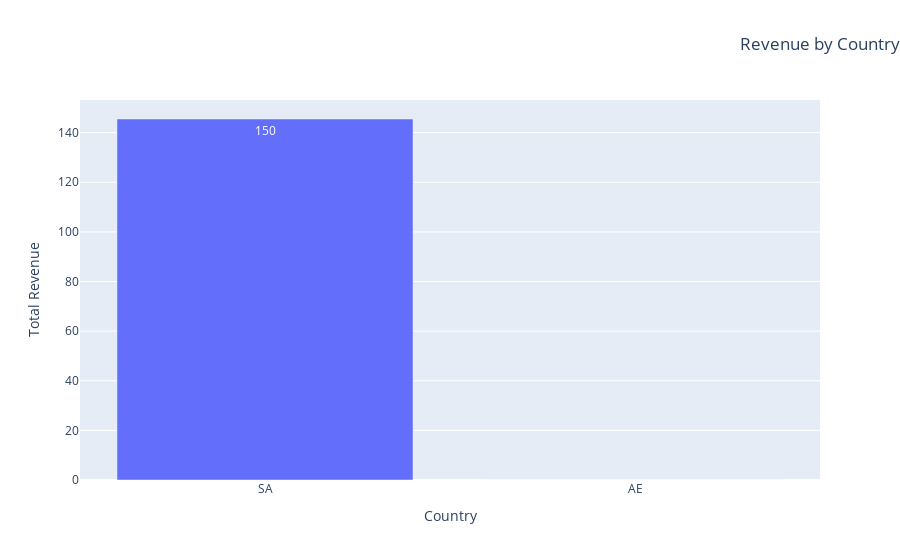

Here is the notebook cell this chart was saved with:
### Code cell
fig = px.bar(
    revenue2,
    x="country",
    y="revenue",
    title="Revenue by Country",
    text_auto=".2s"
)

fig.update_layout(
    xaxis_title="Country",
    yaxis_title="Total Revenue",
    title_x=1
)

save_figure(fig, figures_dir / "revenue_by_country.png")
fig

### Figure 1 — Plotly figure (JSON) as saved in the notebook; plotly's stock layout.template omitted (floating-point values rounded to 4 significant figures)
{"data": [{"hovertemplate": "country=%{x}<br>revenue=%{y}<extra></extra>", "legendgroup": "", "marker": {"color": "#636efa", "pattern": {"shape": ""}}, "name": "", "orientation": "v", "showlegend": false, "textposition": "auto", "texttemplate": "%{y:.2s}", "type": "bar", "x": ["SA", "AE"], "xaxis": "x", "y": [145.5, 0.0], "yaxis": "y"}], "layout": {"barmode": "relative", "legend": {"tracegroupgap": 0}, "title": {"text": "Revenue by Country", "x": 1}, "xaxis": {"anchor": "y", "domain": [0, 1], "title": {"text": "Country"}}, "yaxis": {"anchor": "x", "domain": [0, 1], "title": {"text": "Total Revenue"}}}}
